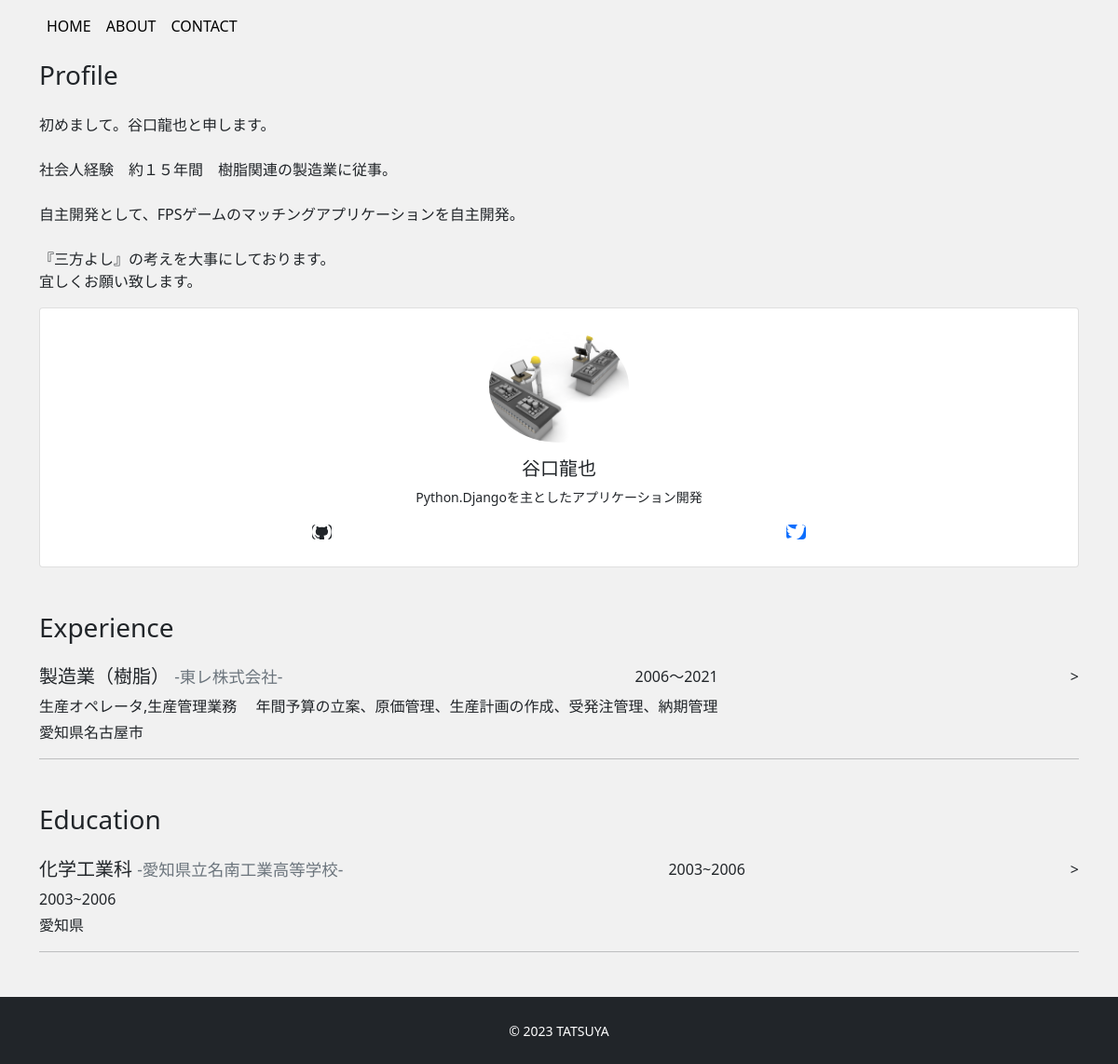
Page /about/ on the earlier database version.
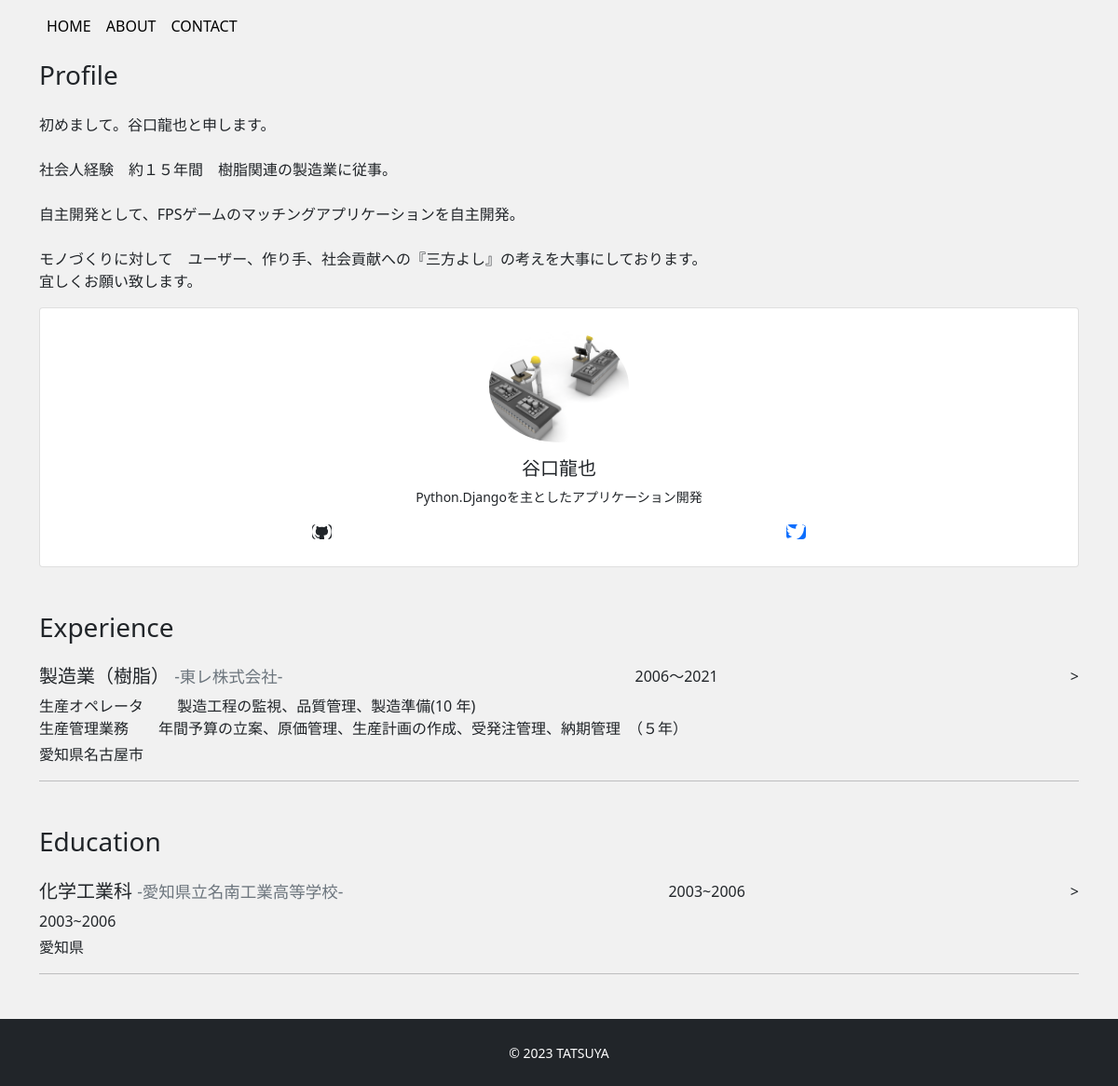
Same page on the later database version.
### app/models.py (models this page shows, shortened)
class Profile(models.Model):
    title=models.CharField('タイトル',max_length=100,null=True,blank=True)
    sub_title=models.CharField('サブタイトル',max_length=100,null=True,blank=True)
    name=models.CharField('名前',max_length=100,null=True,blank=True)
    job=models.TextField('仕事',)
    intoroduction=models.TextField('自己紹介')
    github=models.CharField('github',max_length=100,null=True,blank=True)
    twitter=models.CharField('twitter',max_length=100,null=True,blank=True)
    topimage = models.ImageField(upload_to='images',verbose_name='トップ画像')
    subimage = models.ImageField(upload_to='images',verbose_name='サブ画像')

class Experience(models.Model):
    occupation= models.CharField('職種',max_length=100)
    company= models.CharField('会社',max_length=100)
    description= models.TextField('説明')
    place=models.CharField('場所',max_length=100)
    period=models.CharField('期間',max_length=100)

### app/views.py (the view)
# urls.py: path('about/',views.AboutView.as_view(),name='about')
class AboutView(View):
    def get(self,request,*args,**kwargs):
        profile_data=Profile.objects.all()
        if profile_data.exists():
            profile_data = profile_data.order_by('-id')[0]
        experience_data=Experience.objects.order_by('-id')
        education_data=Education.objects.order_by('-id')
        return render(request,'app/about.html',{
            'profile_data':profile_data,
            'experience_data':experience_data,
            'education_data':education_data
            })

### app/templates/app/about.html
{% extends 'app/base.html' %}
{% block content %}
<h3 class="mb-4">Profile</h3>
<div class="mb-5">
    <div class="row">
        <div class="col-md-8">
            <p>{{ profile_data.intoroduction|linebreaksbr}}</p>
        </div>
        <div class="col-mb-4">
            <div class="card text-center px-5 py-4">
                <div class="avatar mb-3">
                    <img src="{{ profile_data.subimage.url }}" alt="" class="card-img-top rounded-circle">
                </div>
                <h5 class="font-weight-bolder">{{ profile_data.name }}</h5>
                <p class="mb-3 small text-center">{{ profile_data.job|linebreaksbr }}</p>
                <div class="d-flex justify-content-around">
                    {% if profile_data.github %}
                    <a href="{{ profile_data.github}}" target="_blank"><i
                            class="fab fa-github fa-lg rounded btn-dark icon"></i></a>
                    {% endif %}
                    {% if profile_data.github %}
                    <a href="{{ profile_data.twitter}}" target="_blank"><i
                            class="fab fa-twitter fa-lg rounded btn-primary icon"></i></a>
                    {% endif %}
                </div>
            </div>
        </div>
    </div>
</div>
<h3 class="mb-4">Experience</h3>
<div class="mb-5">
    {% for experience in experience_data %}
    <div class="d-flex justify-content-between">
        <h5>{{experience.occupation}} <span class="small text-secondary">-{{experience.company}}-</span></h5>
        <p class="mb-1">{{experience.period}}</p>>
    </div>
    <p class="mb-1">{{experience.description| linebreaksbr }}</p>
    <p>{{experience.place}}</p>
    <hr>
    {% endfor %}
</div>
<h3 class="mb-4">Education</h3>
<div class="mb-5">
    {% for education in education_data %}
    <div class="d-flex justify-content-between">
        <h5>{{education.course}} <span class="small text-secondary">-{{education.school}}-</span></h5>
        <p class="mb-1">{{education.period}}</p>>
    </div>
    <p class="mb-1">{{education.period}}</p>
    <p>{{education.place}}</p>
    <hr>
    {% endfor %}
</div>
{% endblock %}

Differences in the rows shown:
changed Profile "谷口龍也": intoroduction "初めまして。谷口龍也と申します。 社会人経験 約１５年間 樹脂関連の製造業に従事。 自主開発として、FPSゲームのマッチングアプリケーションを自主開発。 『三方よし』の考えを大事にしております。 宜しくお願い致します。" → "初めまして。谷口龍也と申します。 社会人経験 約１５年間 樹脂関連の製造業に従事。 自主開発として、FPSゲームのマッチングアプリケーションを自主開発。 モノづくりに対して ユーザー、作り手、社会貢献への『三方よし』の考えを大事にしております。 宜しくお願い致します。"
changed Experience "製造業（樹脂）": description "生産オペレータ,生産管理業務 年間予算の立案、原価管理、生産計画の作成、受発注管理、納期管理" → "生産オペレータ 製造工程の監視、品質管理、製造準備(10 年) 生産管理業務 年間予算の立案、原価管理、生産計画の作成、受発注管理、納期管理 （５年）"
